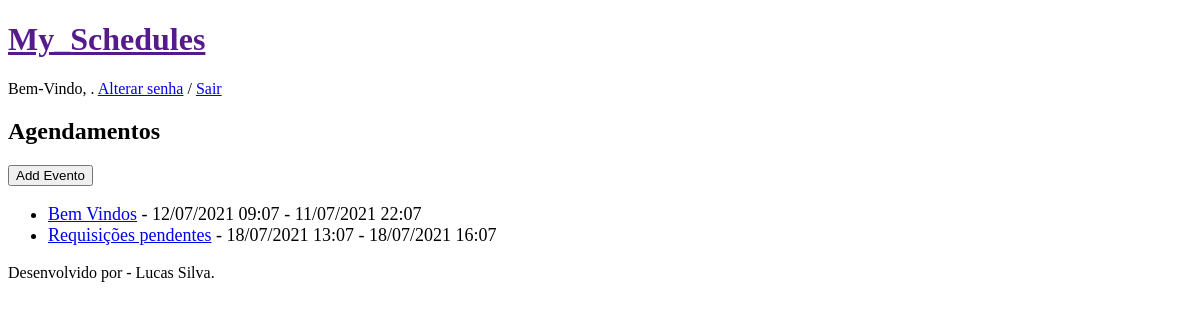
The app's page /agenda/ (signed in), older data.
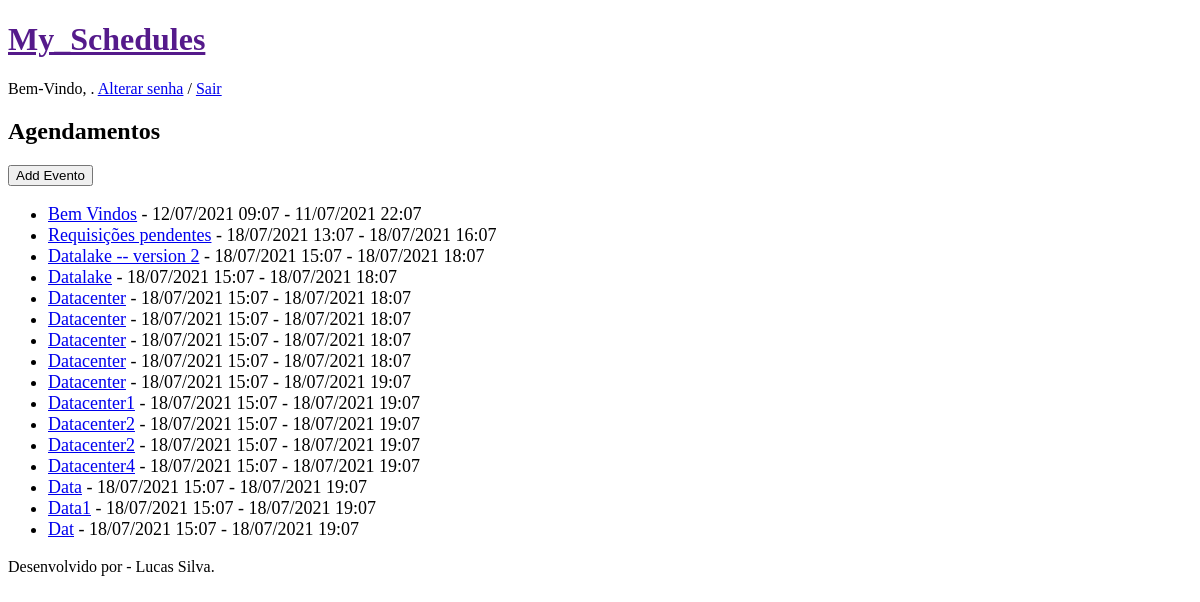
The same page, newer data.
### core/models.py (models this page shows, shortened)
class Evento(models.Model):
    titulo = models.CharField(max_length=100)
    descricao = models.TextField(blank=True, null=True)
    data_evento = models.DateTimeField(verbose_name='Data do Evento')
    data_criacao = models.DateTimeField(auto_now=True, verbose_name='Data da Criação')
    usuario = models.ForeignKey(User, on_delete=models.CASCADE)
    class Meta:
        db_table = 'evento'
    def get_data_evento(self):
        return self.data_evento.strftime('%d/%m/%Y %H:%m')
    def get_data_criacao(self):
        return self.data_criacao.strftime('%d/%m/%Y %H:%m')

### core/views.py (the view)
# urls.py: path('agenda/', views.lista_eventos),
@login_required(login_url='/login/')
def lista_eventos(request):
    usuario = request.user
    evento = Evento.objects.filter(usuario=usuario)
    dados = {'eventos': evento}
    return render(request, 'agenda.html', dados)

### templates/agenda.html
{% extends "model-page.html" %}
{% block content %}
    <h2>Agendamentos</h2>
    <a href="evento/">
    <button type="button">Add Evento</button>
    </a>
    <ul style="font-size: 18px">
        {% for evento in eventos %}
            <li>
                <a href="evento/?id={{ evento.id }}">{{ evento.titulo }}</a> -
                {{ evento.get_data_evento }} -
                {{ evento.get_data_criacao }}
            </li>
        {% endfor %}
    </ul>
{% endblock%}

### templates/model-page.html
<!DOCTYPE html>
<html lang="en">
<head>
    {% include "model-header.html" %}
</head>
<body>
    {% block content %} {% endblock %}
    {% include "model-footer.html" %}
</body>
</html>

### templates/model-header.html (shortened to what this page needs)
    <div id="container">
            <div id="header">
                <div id="branding">
                     <h1 id="site-name"><a href="">My_Schedules</a></h1>
                </div>
                <div id="user-tools">
                        Bem-Vindo,
                        .
                        <a href="/admin/password_change/">Alterar senha</a> /
                        <a href="/logout">Sair</a>
                </div>
            </div>
    </div>

### templates/model-footer.html
<p href="https://github.com/luucassilva">
  Desenvolvido por -<link> Lucas Silva.</link>
</p>

Row changes from the older to the newer data that the page shows:
added Evento: titulo "Datalake -- version 2", get_data_evento "18/07/2021 15:07", get_data_criacao "18/07/2021 18:07"
added Evento: titulo "Datalake", get_data_evento "18/07/2021 15:07", get_data_criacao "18/07/2021 18:07"
added Evento: titulo "Datacenter", get_data_evento "18/07/2021 15:07", get_data_criacao "18/07/2021 18:07"
added Evento: titulo "Datacenter", get_data_evento "18/07/2021 15:07", get_data_criacao "18/07/2021 18:07"
added Evento: titulo "Datacenter", get_data_evento "18/07/2021 15:07", get_data_criacao "18/07/2021 18:07"
added Evento: titulo "Datacenter", get_data_evento "18/07/2021 15:07", get_data_criacao "18/07/2021 18:07"
added Evento: titulo "Datacenter", get_data_evento "18/07/2021 15:07", get_data_criacao "18/07/2021 19:07"
added Evento: titulo "Datacenter1", get_data_evento "18/07/2021 15:07", get_data_criacao "18/07/2021 19:07"
added Evento: titulo "Datacenter2", get_data_evento "18/07/2021 15:07", get_data_criacao "18/07/2021 19:07"
added Evento: titulo "Datacenter2", get_data_evento "18/07/2021 15:07", get_data_criacao "18/07/2021 19:07"
added Evento: titulo "Datacenter4", get_data_evento "18/07/2021 15:07", get_data_criacao "18/07/2021 19:07"
added Evento: titulo "Data", get_data_evento "18/07/2021 15:07", get_data_criacao "18/07/2021 19:07"
added Evento: titulo "Data1", get_data_evento "18/07/2021 15:07", get_data_criacao "18/07/2021 19:07"
added Evento: titulo "Dat", get_data_evento "18/07/2021 15:07", get_data_criacao "18/07/2021 19:07"
